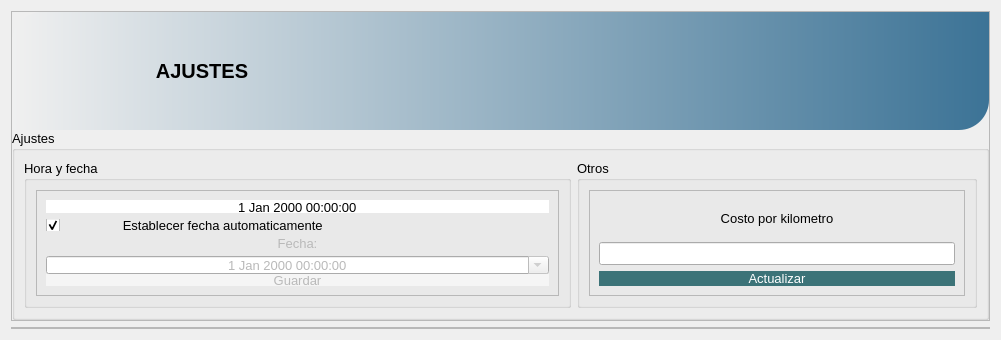
            <widget class="QWidget" name="pg_ajustes">
             <layout class="QVBoxLayout" name="verticalLayout_18">
              <item>
               <widget class="QFrame" name="frame_22">
                <property name="maximumSize">
                 <size>
                  <width>16777215</width>
                  <height>350</height>
                 </size>
                </property>
                <property name="frameShape">
                 <enum>QFrame::StyledPanel</enum>
                </property>
                <property name="frameShadow">
                 <enum>QFrame::Raised</enum>
                </property>
                <layout class="QVBoxLayout" name="verticalLayout_16">
                 <property name="spacing">
                  <number>0</number>
                 </property>
                 <property name="leftMargin">
                  <number>0</number>
                 </property>
                 <property name="topMargin">
                  <number>0</number>
                 </property>
                 <property name="rightMargin">
                  <number>0</number>
                 </property>
                 <property name="bottomMargin">
                  <number>0</number>
                 </property>
                 <item>
                  <widget class="QGroupBox" name="groupBox_19">
                   <property name="maximumSize">
                    <size>
                     <width>16777215</width>
                     <height>156</height>
                    </size>
                   </property>
                   <property name="font">
                    <font>
                     <family>Arial</family>
                     <pointsize>12</pointsize>
                     <weight>75</weight>
                     <bold>true</bold>
                    </font>
                   </property>
                   <property name="styleSheet">
                    <string notr="true">background-color: qlineargradient(spread:pad, x1:0, y1:0, x2:1, y2:0, stop:0 rgba(240, 240, 240, 255), stop:1 rgba(60, 115, 150, 255));
border-top-left-radius:30px;
 border-bottom-right-radius:30px;
</string>
                   </property>
                   <property name="title">
                    <string/>
                   </property>
                   <layout class="QHBoxLayout" name="horizontalLayout_17">
                    <item>
                     <widget class="QLabel" name="label_64">
                      <property name="minimumSize">
                       <size>
                        <width>100</width>
                        <height>100</height>
                       </size>
                      </property>
                      <property name="maximumSize">
                       <size>
                        <width>100</width>
                        <height>100</height>
                       </size>
                      </property>
                      <property name="styleSheet">
                       <string notr="true">background-color: rgba(0, 0, 0, 0);</string>
                      </property>
                      <property name="text">
                       <string/>
                      </property>
                      <property name="pixmap">
                       <pixmap>images/1522158.png</pixmap>
                      </property>
                      <property name="scaledContents">
                       <bool>true</bool>
                      </property>
                     </widget>
                    </item>
                    <item>
                     <widget class="QLabel" name="label_8">
                      <property name="minimumSize">
                       <size>
                        <width>150</width>
                        <height>0</height>
                       </size>
                      </property>
                      <property name="maximumSize">
                       <size>
                        <width>81</width>
                        <height>31</height>
                       </size>
                      </property>
                      <property name="font">
                       <font>
                        <pointsize>15</pointsize>
                        <weight>75</weight>
                        <bold>true</bold>
                       </font>
                      </property>
                      <property name="autoFillBackground">
                       <bool>false</bool>
                      </property>
                      <property name="styleSheet">
                       <string notr="true">background-color: rgba(0, 0, 0, 0);
color: rgb(0, 0, 0);</string>
                      </property>
                      <property name="text">
                       <string>AJUSTES</string>
                      </property>
                      <property name="alignment">
                       <set>Qt::AlignCenter</set>
                      </property>
                     </widget>
                    </item>
                    <item>
                     <spacer name="horizontalSpacer_24">
                      <property name="orientation">
                       <enum>Qt::Horizontal</enum>
                      </property>
                      <property name="sizeHint" stdset="0">
                       <size>
                        <width>607</width>
                        <height>20</height>
                       </size>
                      </property>
                     </spacer>
                    </item>
                    <item>
                     <widget class="QLabel" name="label_65">
                      <property name="sizePolicy">
                       <sizepolicy hsizetype="Expanding" vsizetype="Expanding">
                        <horstretch>0</horstretch>
                        <verstretch>0</verstretch>
                       </sizepolicy>
                      </property>
                      <property name="minimumSize">
                       <size>
                        <width>90</width>
                        <height>90</height>
                       </size>
                      </property>
                      <property name="maximumSize">
                       <size>
                        <width>90</width>
                        <height>90</height>
                       </size>
                      </property>
                      <property name="styleSheet">
                       <string notr="true">background-color: rgba(0, 0, 0,0);</string>
                      </property>
                      <property name="text">
                       <string/>
                      </property>
                      <property name="pixmap">
                       <pixmap>images/1835942.png</pixmap>
                      </property>
                      <property name="scaledContents">
                       <bool>true</bool>
                      </property>
                      <property name="alignment">
                       <set>Qt::AlignCenter</set>
                      </property>
                     </widget>
                    </item>
                   </layout>
                  </widget>
                 </item>
                 <item>
                  <widget class="QGroupBox" name="groupBox_20">
                   <property name="maximumSize">
                    <size>
                     <width>16777215</width>
                     <height>190</height>
                    </size>
                   </property>
                   <property name="font">
                    <font>
                     <pointsize>10</pointsize>
                    </font>
                   </property>
                   <property name="title">
                    <string>Ajustes</string>
                   </property>
                   <layout class="QHBoxLayout" name="horizontalLayout_13">
                    <item>
                     <widget class="QGroupBox" name="groupBox">
                      <property name="title">
                       <string>Hora y fecha</string>
                      </property>
                      <layout class="QGridLayout" name="gridLayout_21">
                       <item row="0" column="0">
                        <widget class="QFrame" name="frame_15">
                         <property name="frameShape">
                          <enum>QFrame::StyledPanel</enum>
                         </property>
                         <property name="frameShadow">
                          <enum>QFrame::Raised</enum>
                         </property>
                         <layout class="QVBoxLayout" name="verticalLayout_20">
                          <item>
                           <widget class="QDateTimeEdit" name="dateTimeEdit">
                            <property name="frame">
                             <bool>false</bool>
                            </property>
                            <property name="alignment">
                             <set>Qt::AlignCenter</set>
                            </property>
                            <property name="readOnly">
                             <bool>true</bool>
                            </property>
                            <property name="buttonSymbols">
                             <enum>QAbstractSpinBox::NoButtons</enum>
                            </property>
                           </widget>
                          </item>
                          <item>
                           <widget class="QCheckBox" name="checkBox">
                            <property name="layoutDirection">
                             <enum>Qt::LeftToRight</enum>
                            </property>
                            <property name="autoFillBackground">
                             <bool>false</bool>
                            </property>
                            <property name="text">
                             <string>                Establecer fecha automaticamente</string>
                            </property>
                            <property name="checked">
                             <bool>true</bool>
                            </property>
                           </widget>
                          </item>
                          <item>
                           <widget class="QLabel" name="ajustes_fecha_label">
                            <property name="styleSheet">
                             <string notr="true">color: rgb(185, 185, 185);</string>
                            </property>
                            <property name="frameShape">
                             <enum>QFrame::NoFrame</enum>
                            </property>
                            <property name="frameShadow">
                             <enum>QFrame::Sunken</enum>
                            </property>
                            <property name="text">
                             <string>Fecha:</string>
                            </property>
                            <property name="textFormat">
                             <enum>Qt::AutoText</enum>
                            </property>
                            <property name="scaledContents">
                             <bool>false</bool>
                            </property>
                            <property name="alignment">
                             <set>Qt::AlignCenter</set>
                            </property>
                            <property name="wordWrap">
                             <bool>false</bool>
                            </property>
                            <property name="textInteractionFlags">
                             <set>Qt::NoTextInteraction</set>
                            </property>
                           </widget>
                          </item>
                          <item>
                           <widget class="QDateTimeEdit" name="ajustes_fecha_TimeEdit">
                            <property name="minimumSize">
                             <size>
                              <width>0</width>
                              <height>18</height>
                             </size>
                            </property>
                            <property name="styleSheet">
                             <string notr="true">color: rgb(185, 185, 185);</string>
                            </property>
                            <property name="wrapping">
                             <bool>false</bool>
                            </property>
                            <property name="frame">
                             <bool>true</bool>
                            </property>
                            <property name="alignment">
                             <set>Qt::AlignCenter</set>
                            </property>
                            <property name="readOnly">
                             <bool>true</bool>
                            </property>
                            <property name="buttonSymbols">
                             <enum>QAbstractSpinBox::UpDownArrows</enum>
                            </property>
                            <property name="keyboardTracking">
                             <bool>true</bool>
                            </property>
                            <property name="showGroupSeparator" stdset="0">
                             <bool>false</bool>
                            </property>
                            <property name="calendarPopup">
                             <bool>true</bool>
                            </property>
                           </widget>
                          </item>
                          <item>
                           <widget class="QPushButton" name="btn_actualizar_fecha">
                            <property name="styleSheet">
                             <string notr="true">QPushButton{
	border:none;
	background-color: rgb(245, 245, 245);
	
	color: rgb(185, 185, 185);
}
QPushButton:hover{
	
	background-color: rgb(245, 245, 245);
}</string>
                            </property>
                            <property name="text">
                             <string>Guardar</string>
                            </property>
                            <property name="checkable">
                             <bool>false</bool>
                            </property>
                            <property name="checked">
                             <bool>false</bool>
                            </property>
                            <property name="default">
                             <bool>false</bool>
                            </property>
                            <property name="flat">
                             <bool>false</bool>
                            </property>
                           </widget>
                          </item>
                         </layout>
                        </widget>
                       </item>
                      </layout>
                     </widget>
                    </item>
                    <item>
                     <widget class="QGroupBox" name="groupBox_14">
                      <property name="maximumSize">
                       <size>
                        <width>400</width>
                        <height>16777215</height>
                       </size>
                      </property>
                      <property name="title">
                       <string>Otros</string>
                      </property>
                      <layout class="QGridLayout" name="gridLayout_9">
                       <item row="0" column="0">
                        <widget class="QFrame" name="frame_16">
                         <property name="frameShape">
                          <enum>QFrame::StyledPanel</enum>
                         </property>
                         <property name="frameShadow">
                          <enum>QFrame::Raised</enum>
                         </property>
                         <layout class="QVBoxLayout" name="verticalLayout_27">
                          <item>
                           <widget class="QLabel" name="label_15">
                            <property name="text">
                             <string>Costo por kilometro</string>
                            </property>
                            <property name="alignment">
                             <set>Qt::AlignCenter</set>
                            </property>
                           </widget>
                          </item>
                          <item>
                           <widget class="QLineEdit" name="ledt_costo">
                            <property name="alignment">
                             <set>Qt::AlignCenter</set>
                            </property>
                           </widget>
                          </item>
                          <item>
                           <widget class="QPushButton" name="btn_actualizar_costo">
                            <property name="styleSheet">
                             <string notr="true">QPushButton{
		border:none;
        color: rgb(255, 255, 255);
        background-color:  rgb(60, 115, 120);
}
QPushButton:hover{
	 background-color: rgb(0, 85, 120);
}
</string>
                            </property>
                            <property name="text">
                             <string>Actualizar</string>
                            </property>
                            <property name="checkable">
                             <bool>false</bool>
                            </property>
                            <property name="checked">
                             <bool>false</bool>
                            </property>
                            <property name="default">
                             <bool>false</bool>
                            </property>
                            <property name="flat">
                             <bool>false</bool>
                            </property>
                           </widget>
                          </item>
                         </layout>
                        </widget>
                       </item>
                      </layout>
                     </widget>
                    </item>
                   </layout>
                  </widget>
                 </item>
                </layout>
               </widget>
              </item>
              <item>
               <widget class="QFrame" name="frame_25">
                <property name="frameShape">
                 <enum>QFrame::StyledPanel</enum>
                </property>
                <property name="frameShadow">
                 <enum>QFrame::Raised</enum>
                </property>
                <layout class="QGridLayout" name="gridLayout_10">
                 <property name="leftMargin">
                  <number>0</number>
                 </property>
                 <property name="topMargin">
                  <number>0</number>
                 </property>
                 <property name="rightMargin">
                  <number>0</number>
                 </property>
                 <property name="bottomMargin">
                  <number>0</number>
                 </property>
                 <property name="spacing">
                  <number>0</number>
                 </property>
                </layout>
               </widget>
              </item>
             </layout>
            </widget>
